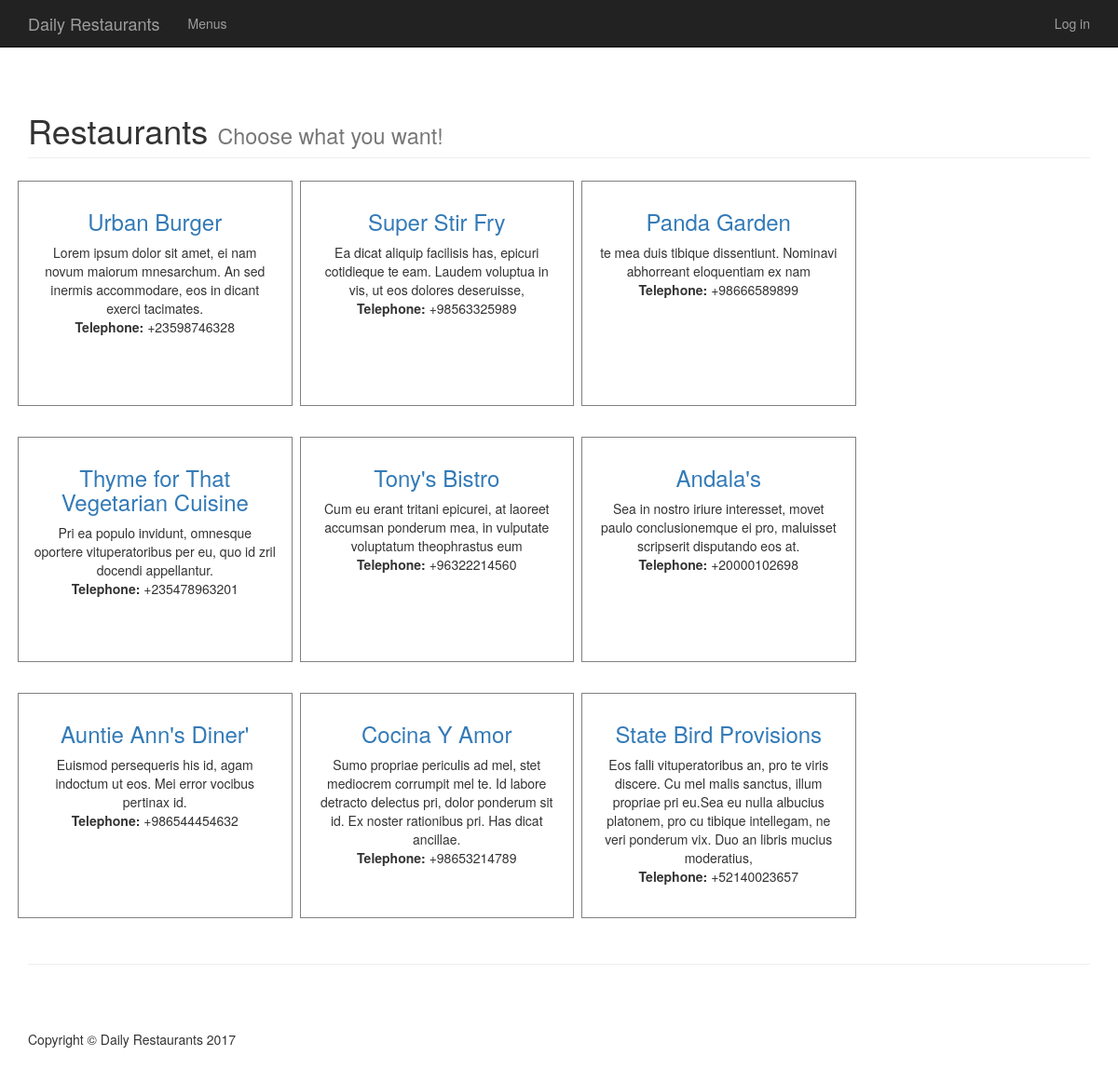
The page / on the database its author committed.
### models.py (models this page shows, shortened)
class Restaurant(Base):
    __tablename__ = 'restaurant'
    name = Column(String(20), nullable=False)
    description = Column(String(), nullable=False)
    telephone = Column(String(20), nullable=False)
    id = Column(Integer, nullable=False, primary_key=True)
    user_id = Column(Integer, ForeignKey('user.id'))
    user = relationship(User)

### __init__.py (the view)
@app.route('/')
def showHome():
    restaurants = session.query(Restaurant).all()
    return render_template('restaurants.html', restaurants=restaurants)

### templates/restaurants.html (shortened to what this page needs)
{% extends "base.html" %}
{% block content %}
    <div class="container padding-container">
        <div class="row">
            <div class="col-lg-12">
                <h1 class="page-header">Restaurants
                    <small>Choose what you want!</small>
                </h1>
            </div>
        </div>
        {% for restaurant_row in restaurants | batch(3, '&nbsp;')%}
            <div class="row text-center">
                {% for restaurant in restaurant_row %}
                    {% if restaurant != '&nbsp;' %}
                        <div class="col-md-3 restaurant-box">
                            <div class="details-box">
                                <h3>
                                    <a href="{{ url_for('showMenu', restaurant_id=restaurant.id) }}">{{ restaurant.name | safe}}</a>
                                </h3>
                                <p>
                                    {{ restaurant.description | safe}}
                                    <br>
                                    <strong>Telephone:</strong> {{ restaurant.telephone | safe}}
                                </p>
                            </div>
                        </div>
                    {% endif %}
                {% endfor %}
            </div>
        {% endfor %}
        <hr>
    </div>
{% endblock %}

### templates/base.html (shortened to what this page needs)
<!DOCTYPE html>
<html lang="en">
<head>
    <link href="{{ url_for('static', filename='bower_components/bootstrap/dist/css/bootstrap.min.css') }}" rel="stylesheet">
    <link href="{{ url_for('static', filename='bower_components/font-awesome/css/font-awesome.min.css') }}" rel="stylesheet">
    <link href="{{ url_for('static', filename='css/base-style.css') }}" rel="stylesheet" >
</head>
<body>
<nav class="navbar navbar-inverse navbar-fixed-top" role="navigation">
    <div class="container">
        <div class="navbar-header">
            <a class="navbar-brand" href="{{ url_for('showHome') }}">Daily Restaurants</a>
        </div>
        <div class="collapse navbar-collapse" id="navbar-collapse-div">
            <ul class="nav navbar-nav">
                <li>
                    <a href="{{ url_for('showAllMenus') }}">Menus</a>
                </li>
            </ul>
            <ul class="nav navbar-nav navbar-right" href="#userRegist">
                <li>
                    {%if 'username' not in session %}
                        <a class="navbar-link" href="{{ url_for('showLogin') }}">Log in</a>
                    {% else %}
                        <a class="navbar-link" href="{{url_for('disconnect')}}">Logout</a>
                    {% endif %}
                </li>
            </ul>
        </div>
    </div>
</nav>
{% block content %}
{% endblock %}
<footer>
    <div class="container">
        <div class="row">
            <div class="col-lg-12">
                <p>Copyright &copy; Daily Restaurants 2017</p>
            </div>
        </div>
    </div>
</footer>
</body>

### static/css/base-style.css (style rules this page uses)
body { margin-top: 50px; }
.padding-container { padding-top: 30px !important; }
.restaurant-box { outline: 1px solid gray; margin: 5px 5px 30px 5px; padding-top: 10px; padding-bottom: 10px; }
.details-box { height: 200px; }
footer { margin: 50px 0; }

### rows shown on the page
Restaurant: name "Urban Burger", description "Lorem ipsum dolor sit amet, ei nam novum maiorum mnesarchum. An sed inermis accommodare, eos in dicant exerci tacimates.", telephone "+23598746328"
Restaurant: name "Super Stir Fry", description "Ea dicat aliquip facilisis has, epicuri cotidieque te eam. Laudem voluptua in vis, ut eos dolores deseruisse,", telephone "+98563325989"
Restaurant: name "Panda Garden", description "te mea duis tibique dissentiunt. Nominavi abhorreant eloquentiam ex nam", telephone "+98666589899"
Restaurant: name "Thyme for That Vegetarian Cuisine", description "Pri ea populo invidunt, omnesque oportere vituperatoribus per eu, quo id zril docendi appellantur.", telephone "+235478963201"
Restaurant: name "Tony's Bistro", description "Cum eu erant tritani epicurei, at laoreet accumsan ponderum mea, in vulputate voluptatum theophrastus eum", telephone "+96322214560"
Restaurant: name "Andala's", description "Sea in nostro iriure interesset, movet paulo conclusionemque ei pro, maluisset scripserit disputando eos at.", telephone "+20000102698"
Restaurant: name "Auntie Ann's Diner'", description "Euismod persequeris his id, agam indoctum ut eos. Mei error vocibus pertinax id.", telephone "+986544454632"
Restaurant: name "Cocina Y Amor", description "Sumo propriae periculis ad mel, stet mediocrem corrumpit mel te. Id labore detracto delectus pri, dolor ponderum sit id. Ex noster rationibus pri. Has dicat ancillae.", telephone "+98653214789"
Restaurant: name "State Bird Provisions", description "Eos falli vituperatoribus an, pro te viris discere. Cu mel malis sanctus, illum propriae pri eu.Sea eu nulla albucius platonem, pro cu tibique intellegam, ne veri ponderum vix. Duo an libris mucius moderatius,", telephone "+52140023657"
